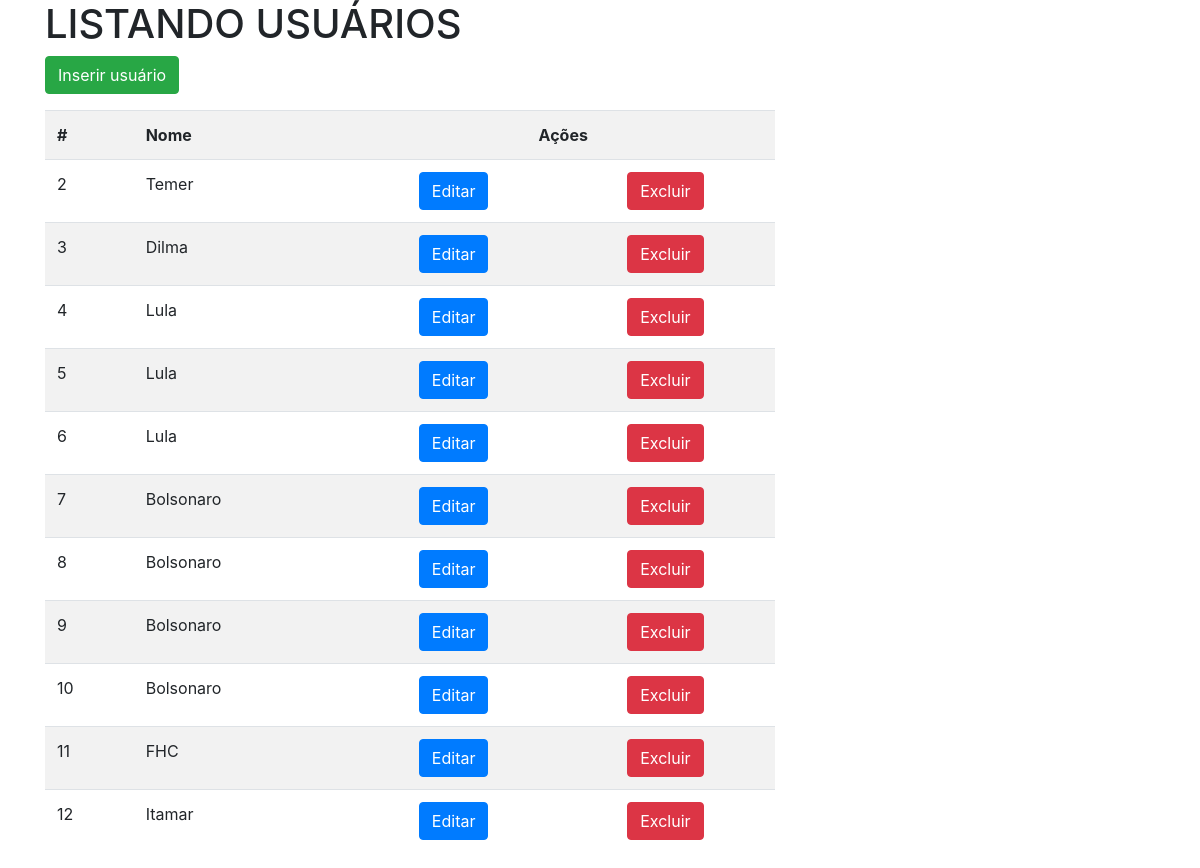
Page /semana12/usuarios-listar.php on the earlier database version.
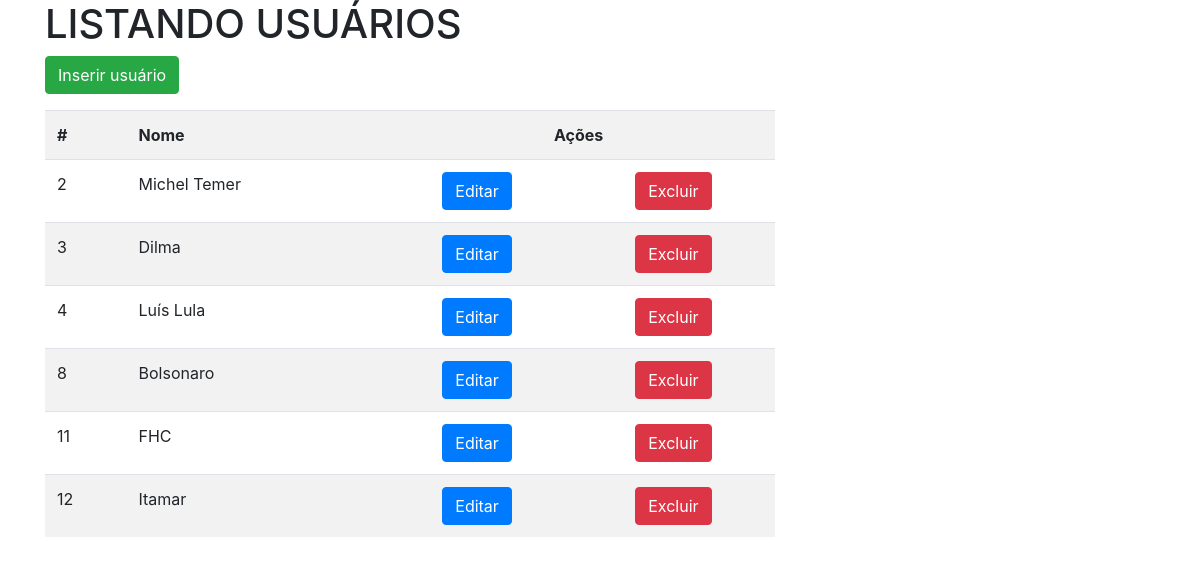
Same page on the later database version.
### tables this page shows
CREATE TABLE usuarios (
id INTEGER PRIMARY KEY,
nome TEXT,
senha TEXT,
nivel INTEGER
, email TEXT);

### semana12/usuarios-listar.php (the view, shortened to what this page needs)
<?php
require 'conexao.php';
$select = "SELECT * FROM usuarios";
$comando = $conexao->query($select);
$usuarios = $comando->fetchAll();
?>
<!DOCTYPE html>
<html lang="pt-br">
<head>
    <link rel="stylesheet" href="https://stackpath.bootstrapcdn.com/bootstrap/4.1.3/css/bootstrap.min.css">
</head>
<body>
    <div class="container">
        <div class="row">
            <div class="col-md-8">
                <h1>LISTANDO USUÁRIOS</h1>
                <p><a href="usuarios-form.php" class="btn btn-success">Inserir usuário</a></p>
                <table class="table table-striped">
                    <tr>
                        <th>#</th>
                        <th>Nome</th>
                        <th colspan="2" class="text-center">Ações</th>
                    </tr>
                    <?php foreach ($usuarios as $usuario): ?>
                    <tr>
                        <td><?= $usuario['id']; ?></td>
                        <td><?= $usuario['nome']; ?></td>
                        <td style="text-align: center;">
                            <a href="usuarios-form.php?id=<?= $usuario['id']; ?>" class="btn btn-primary">Editar</a>
                        </td>
                        <td style="text-align: center;">
                            <a href="usuarios-excluir.php?id=<?= $usuario['id']; ?>" class="btn btn-danger">Excluir</a>
                        </td>
                    </tr>
                    <?php endforeach; ?>
                </table>
            </div>
        </div>
    </div>
</body>
</html>

Differences in the rows shown:
removed usuarios: id "5", nome "Lula"
removed usuarios: id "6", nome "Lula"
removed usuarios: id "7", nome "Bolsonaro"
removed usuarios: id "9", nome "Bolsonaro"
removed usuarios: id "10", nome "Bolsonaro"
changed usuarios id 2: nome "Temer" → "Michel Temer"
changed usuarios id 4: nome "Lula" → "Luís Lula"
